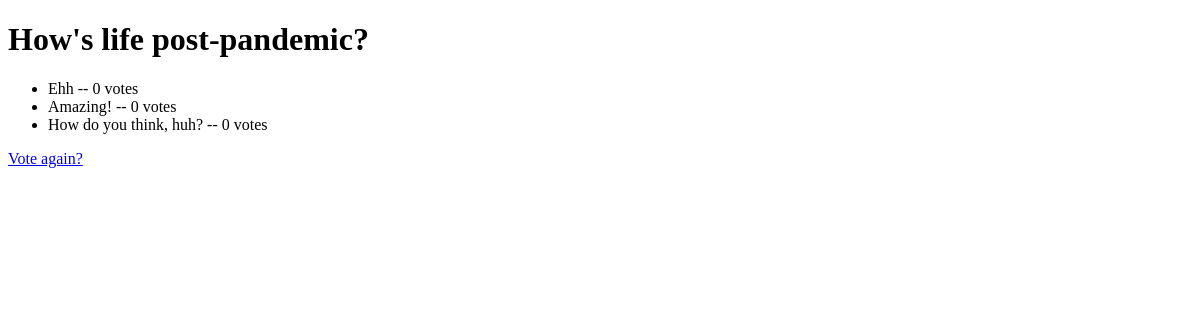
The app's page /polls/1/results/, older data.
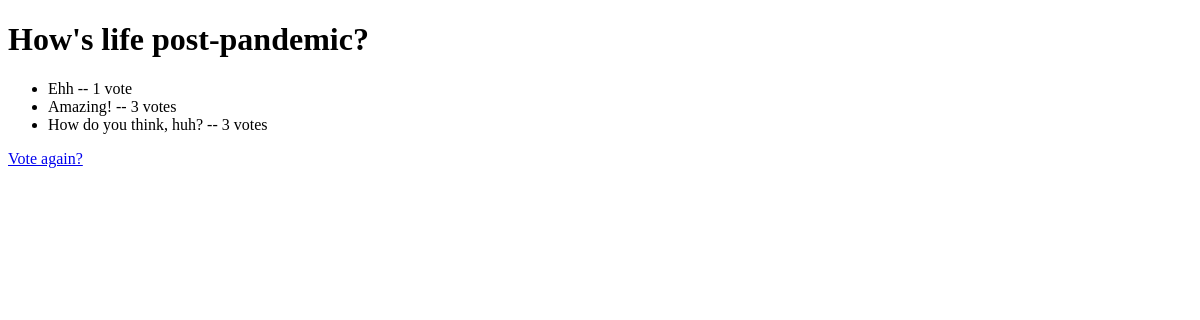
The same page, newer data.
### polls/models.py (models this page shows, shortened)
class Question(models.Model):
    question_text = models.CharField(max_length=200)
    pub_date = models.DateTimeField('date published')

class Choice(models.Model):
    question = models.ForeignKey(Question, on_delete=models.CASCADE)
    choice_text = models.CharField(max_length=200)
    votes = models.IntegerField(default=0)

### polls/views.py (the view)
# urls.py: path('<int:pk>/results/', views.ResultsView.as_view(), name='results'),
class ResultsView(generic.DetailView):
    model = Question
    template_name = 'polls/results.html'

### polls/templates/polls/results.html
<!DOCTYPE html>
<html>
<head></head>
<body>
    <h1>{{ question.question_text }}</h1>
    <ul>
    {% for choice in question.choice_set.all %}
        <li>{{ choice.choice_text }} -- {{ choice.votes }} vote{{ choice.votes|pluralize }}</li>
    {% endfor %}
    </ul>
    <a href="{% url 'polls:detail' question.id %}">Vote again?</a>
</body>
</html>

Row changes from the older to the newer data that the page shows:
changed Choice "Ehh": votes "0" → "1"
changed Choice "Amazing!": votes "0" → "3"
changed Choice "How do you think, huh?": votes "0" → "3"
